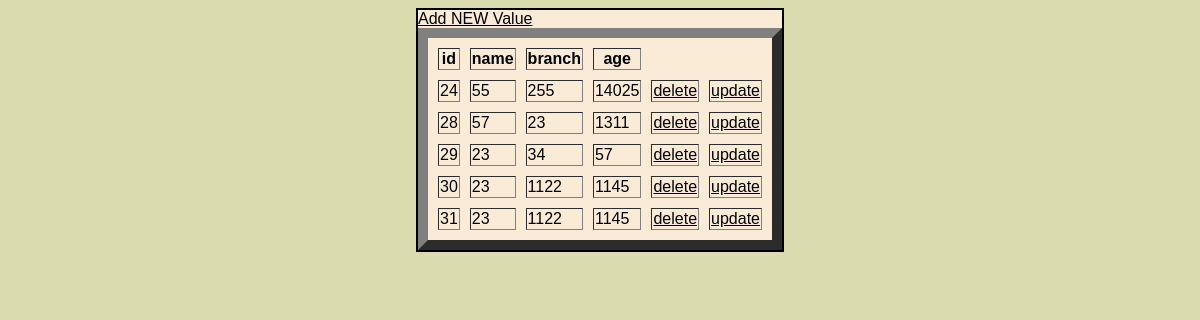
/showAllstudent, run on the app's committed database.
### app/models.py (models this page shows)
class Student(models.Model):
    s_name1=models.CharField(max_length=100)
    s_name2=models.CharField(max_length=100)
    s_out = models.CharField(max_length=100)

### app/views.py (the view)
# urls.py: path('showAllstudent',views.showAllStudent,name="showAllstudent"),
def showAllStudent(request):
      SS=Student.objects.all()
      return render(request,"allStudent.html",{"Skey":SS})

### app/templates/allStudent.html (shortened to what this page needs)
<!DOCTYPE html>
<html lang="en">
<head>
</head>
<body>
    <div class= "container">
    <a href="addstu">Add NEW Value</a>
    <table border="10" cellspacing="10">
        <tr>
            <th>id</th><th>name</th><th>branch</th><th>age</th>
        </tr>
        {% for i in Skey %}
        <tr>
            <td>{{i.id}}</td>
            <td>{{i.s_name1}}</td>
            <td>{{i.s_name2}}</td>
            <td>{{i.s_out}}</td>
            <td><a href="deleteCourse_black?eid={{i.id}}">delete</a></td>
            <td> <a href="updateCourse1_b?eid={{i.id}}">update</a></td>
        {% endfor %}
        </tr>
      </table>
    </div>
</body>
</html>

### app/templates/allStudent.html (style rules this page uses)
body { background-color: #dbdbb0; font-family: 'Poppins', sans-serif; justify-content: center; align-items: center; display: grid; }
.container { border: 2px solid black; background-color: antiquewhite; }
a { color: black; }

### data on the page
Student: id "24", s_name1 "55", s_name2 "255", s_out "14025"
Student: id "28", s_name1 "57", s_name2 "23", s_out "1311"
Student: id "29", s_name1 "23", s_name2 "34", s_out "57"
Student: id "30", s_name1 "23", s_name2 "1122", s_out "1145"
Student: id "31", s_name1 "23", s_name2 "1122", s_out "1145"
